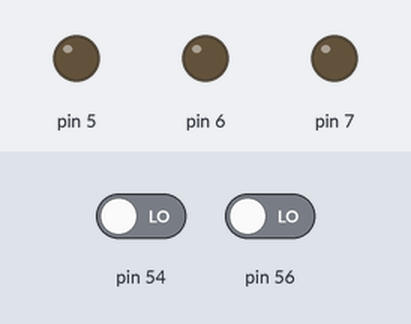
A sketch run on a simulated Arduino Mega 2560, built with avr-gcc and run on an emulated ATmega2560. Parts: output pins drawn as LEDs (lit = HIGH). Inputs (shaded band) come from the test bench; at power-on: pin 54 LOW, pin 56 LOW.

Above: at 1.2 s.
1.3 s: pin 54 driven HIGH
At 1.4 s:
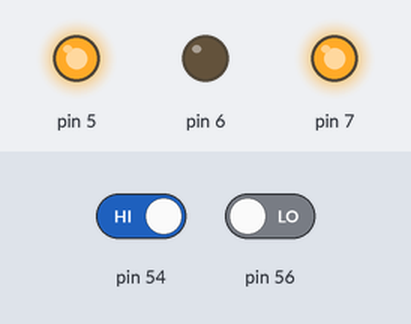
At 1.9 s:
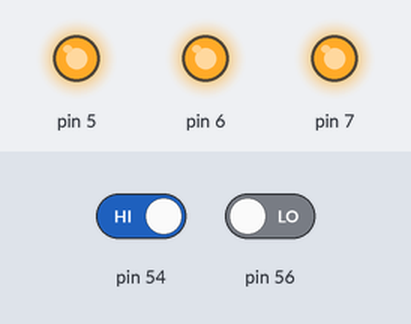
Timing chart, 0 to 4.3 s (numbered marks = the images above; inputs shaded):
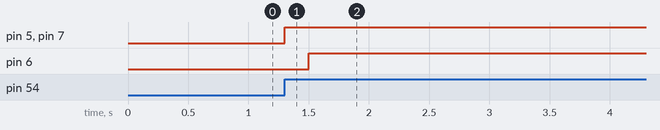

Measured:
- after the input at 1.3 s, pin 5, pin 7: LOW → HIGH at once; pin 6: LOW → HIGH after 0.20 s

The sketch:

globo.ino
```cpp
#include <Controllino.h>

int tempo_acceso = 10; //secondi

void setup() {

  pinMode(CONTROLLINO_D3, OUTPUT);
  pinMode(CONTROLLINO_D4, OUTPUT);
  pinMode(CONTROLLINO_D5, OUTPUT);

  pinMode(CONTROLLINO_A0, INPUT);
  pinMode(CONTROLLINO_A2, INPUT);

}


void loop() {

  if (digitalRead(CONTROLLINO_A0)) {

    digitalWrite(CONTROLLINO_D3, HIGH);
    digitalWrite(CONTROLLINO_D5, HIGH);

    delay(200);

    digitalWrite(CONTROLLINO_D4, HIGH);

    delay(tempo_acceso*1000);
  }


  else if (digitalRead(CONTROLLINO_A2)) {

    digitalWrite(CONTROLLINO_D3, LOW);
    digitalWrite(CONTROLLINO_D5, LOW);

    delay(200);

    digitalWrite(CONTROLLINO_D4, HIGH);

    delay(tempo_acceso*1000);

  }

  else {

    digitalWrite(CONTROLLINO_D4, LOW);
    digitalWrite(CONTROLLINO_D3, LOW);
    digitalWrite(CONTROLLINO_D5, LOW);

  }

  delay(100);

}
```
